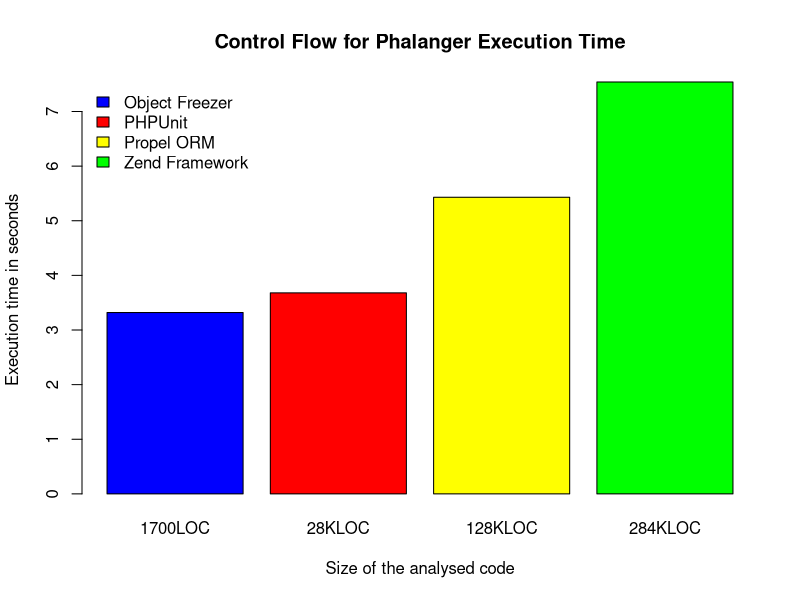

R code for this plot:

labels <- c('1700LOC', '28KLOC', '128KLOC', '284KLOC')
projects <- c('Object Freezer', 'PHPUnit', 'Propel ORM', 'Zend Framework')
labels_colors <- c('blue', 'red', 'yellow', 'green')
times <- c(3.32, 3.68, 5.43, 7.54)
mem <- c(4.6, 63.2, 334, 785)

barplot(times, main="Control Flow for Phalanger Execution Time",
  col=labels_colors,
  xlab="Size of the analysed code",  
  ylab="Execution time in seconds",
  names.arg=labels)

legend("topleft", projects, fill = labels_colors, bty = "n")



#par(mfrow=c(1,1))
#barplot(mem, main="Control Flow for Phalanger Allocated Memory",
#  col=labels_colors,axes=FALSE,
#  xlab="Size of the analysed code",  
#  ylab="MB",
#  names.arg=labels)


#usr <- par("usr")
#par(usr=c(usr[1:2], 0, 800))
#axis(2,at=seq(0,800,100))


#legend("topleft", projects, fill = labels_colors, bty = "n")